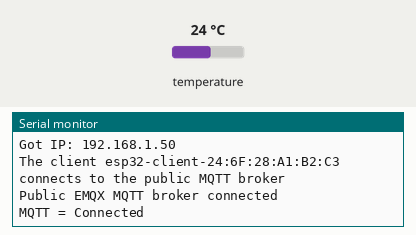
Simulated run of this sketch. Board: ESP8266 (NodeMCU). On the bench: the last lines printed to the serial monitor. The inputs (shaded band) are chosen by the test bench; at power-on: temperature 24 °C. WiFi joins after 1.5 s; servers stay silent unless stated; no MQTT or app messages arrive unless stated; not simulated (calls return 0 or success): arduino_secrets.h.

Above: at 3.2 s.
3.3 s: temperature set to 12 °C
At 8.3 s:
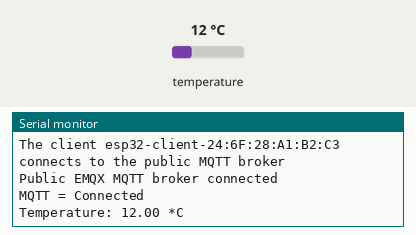
15.1 s: temperature set to 19 °C
At 20.6 s:
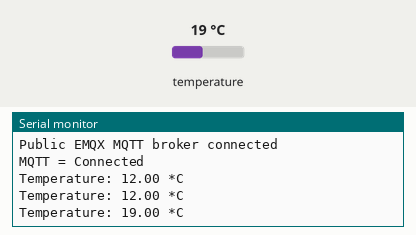

The sketch:

Dallas.ino
```cpp
 /*
 *     Project    : Dallas DS18B20 to Home Assistant by MQTT
 *     Versie     : 1.0
 *     Datum      : 03-2024
 *     Schrijver  : Ap Matteman
 *
 *     Versie 1.0 : basic
 *
 */

#include <ESP8266WiFi.h>        // For WiFi
#include <PubSubClient.h>       // For MQTT
#include <OneWire.h>            // For the Dallas sensor
#include <DallasTemperature.h>  // For the Dallas sensor
#include "arduino_secrets.h"    // My Passwords

// Dallas sensor
#define ONE_WIRE_BUS D6
OneWire oneWire(ONE_WIRE_BUS);
DallasTemperature sensors(&oneWire);

// WiFi
const char *ssid = YourSSID; // Enter your Wi-Fi name
const char *password = YourWiFiPassWord;  // Enter Wi-Fi password

// MQTT Broker
const char *mqtt_broker = YourMQTTserver;
const char *mqtt_username = YourMQTTuser;
const char *mqtt_password = YourMQTTpassword;
const int mqtt_port = 1883;
int WiFiTry = 0;                // nr of times the WiFi is not available
int MQTTtry = 0;                // nr of times the MQTT is not available
WiFiClient espClient;
PubSubClient MQTTclient(espClient);


void Connect2WiFi() {
  //Connect with WiFi network
  WiFiTry = 0;
   WiFi.begin(ssid, password);
   Serial.println("Connecting to WiFi");
  //Try to connect to WiFi for 11 times
  while (WiFi.status() != WL_CONNECTED && WiFiTry < 11) {

    ++WiFiTry;
    // Serial.print("WiFi status: ");; Serial.println(WiFi.status());
    // Serial.print("WiFiTry: ");; Serial.println(WiFiTry);
    delay(1000);
  }
  Serial.println("");
  Serial.print("WiFiTry: ");; Serial.println(WiFiTry);
  Serial.print("Got IP: ");  Serial.println(WiFi.localIP());

}

void Connect2MQTT(){
  //connecting to a mqtt broker
  MQTTtry = 0;
  while ((!MQTTclient.connected() && MQTTtry < 16)) {
      String client_id = "esp32-client-";
      client_id += String(WiFi.macAddress());
      Serial.printf("The client %s connects to the public MQTT broker\n", client_id.c_str());
      if (MQTTclient.connect(client_id.c_str(), mqtt_username, mqtt_password)) {
          Serial.println("Public EMQX MQTT broker connected");
          break;
      } else {
          Serial.print("failed with state ");
          Serial.print(MQTTclient.state());
          delay(2000);
      }
      ++MQTTtry;
      Serial.print("#");
  }
   // Subscribe, voor iedere Topic een regel. Wildcards werken (momenteel) niet :(
  MQTTclient.subscribe("lora/testlights/power");
  Serial.println("MQTT = Connected");
}

void setup() {
  // put your setup code here, to run once:
  // Set software serial baud to 115200;
  Serial.begin(115200);

  // Dallas sensor
  sensors.begin();

  //Connect to WiFi and MQTT
  WiFi.begin(ssid, password);
  Connect2WiFi();
  MQTTclient.setServer(mqtt_broker, mqtt_port);
  Connect2MQTT();

}

void loop() {
  // put your main code here, to run repeatedly:
  float Temperature;

  delay(5000);  // Wait 5 seconds
  sensors.requestTemperatures();
  Temperature = sensors.getTempCByIndex(0); // For Celcius
  //            sensors.getTempFByIndex(0)  // For Fahrenheit

  // Writing to serial port
  Serial.println();
  Serial.print("Temperature: "); Serial.print(Temperature); Serial.print(" *C   ");
  MQTTclient.publish("MQTT/Test/Temperature", String(Temperature).c_str());


}
```

Measured:
- after the input at 3.3 s, the serial monitor: prints a new line after 4.5 s (image 1)
- after the input at 15.1 s, the serial monitor: prints a new line after 4.3 s (image 2)
